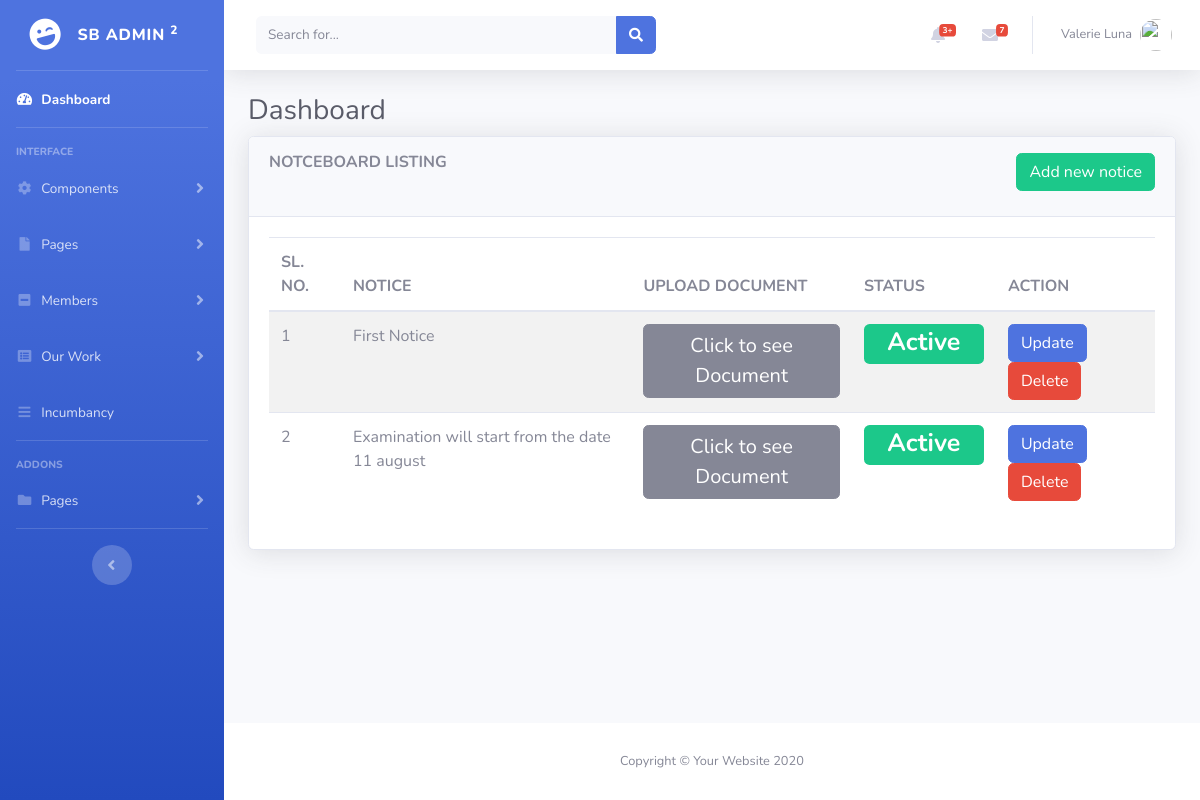
The page /admin/notifications.php (signed in) on the database its author committed.
### tables this page shows
CREATE TABLE `notice` (
  `id` int(3) NOT NULL,
  `noticedesc` text NOT NULL,
  `attachment_url` varchar(200) NOT NULL,
  `isactive` tinyint(1) NOT NULL,
  `timestamp` timestamp NOT NULL DEFAULT CURRENT_TIMESTAMP
);

### admin/notifications.php (the view, shortened to what this page needs)
<?php
include './connection.php';
?>
<!DOCTYPE html>
<html lang="en">
    <?php include './headtag.php'; ?>
    <body id="page-top">
        <div id="wrapper">
            <?php
            include './leftsidebar.php';
            ?>
            <div id="content-wrapper" class="d-flex flex-column">
                <div id="content">
                    <?php
                    include './topbar.php';
                    ?>
                    <div class="container-fluid">
                        <h1 class="h3 mb-2 text-gray-800">Dashboard</h1>
                        <div class="card shadow mb-4">
                            <form action="" method="post">
                                <div class="card-header py-3" style="height:80px;">
                                    <div class="form-row">
                                        <br>
                                        <div class="col"><h6 class="font-weight-bold">NOTCEBOARD LISTING</h6></div>
                                        <div class="col"><p align="right">
                                                <input type="button" class="btn btn-success" name="newNotice" value="Add new notice" data-toggle="modal" data-target="#addNew">
                                            </p></div>
                                    </div></div>
                                <div class="card-body">
                                    <?php
                                    $query = "SELECT * FROM `notice`";
                                    $execute = mysqli_query($conn, $query);
                                    $num = mysqli_num_rows($execute);
                                    ?>
                                    <div class="table-responsive">
                                        <table class="table table-striped" id="dataTable" width="100%" cellspacing="0">
                                            <thead>
                                                <tr>
                                                    <th>SL. NO.</th>
                                                    <th>NOTICE</th>
                                                    <th>UPLOAD DOCUMENT</th>
                                                    <th>STATUS</th>
                                                    <th>ACTION</th>
                                                </tr>
                                            </thead>
                                            <tbody>
                                                <?php
                                                for ($i = 0; $i < $num; $i++) {
                                                    $row = mysqli_fetch_array($execute);
                                                    ?>
                                                    <tr>
                                                        <td><?php echo $i + 1 ?></td>
                                                        <td><?php echo $row['noticedesc'] ?></td>
                                                        <td><a href="<?php echo $row['attachment_url'] ?>" class="btn btn-secondary" style="font-size: 20px;">Click to see Document</td>
                                                        <td>
                                                            <?php
                                                            if ($row['isactive'] == 1) {
                                                                ?>
                                                                <span class="badge badge-success" style="width:120px;height:40px;font-size:25px;">Active</span>
                                                                <?php
                                                            } else {
                                                                ?>
                                                                <span class="badge badge-warning" style="width:120px;height:40px;font-size:25px;">Inactive</span>
                                                                <?php
                                                            }
                                                            ?>
                                                        </td>
                                                        <td><a id="upid" href="#" class="btn btn-primary">Update</a> <a class="btn btn-danger" href="deleteNotification?id=<?php echo $row['id'];?>" >Delete</a></td>
                                                    </tr>
                                                    <?php
                                                }
                                                ?>
                                            </tbody>
                                        </table>
                                    </div>
                                </div>
                            </form>
                        </div>
                    </div>
                </div>
                <footer class="sticky-footer bg-white">
                    <div class="container my-auto">
                        <div class="copyright text-center my-auto">
                            <span>Copyright &copy; Your Website 2020</span>
                        </div>
                    </div>
                </footer>
            </div>
        </div>
    </body>
</html>

### rows shown on the page
notice: noticedesc "First Notice", isactive "Active"
notice: noticedesc "Examination will start from the date 11 august", isactive "Active"
